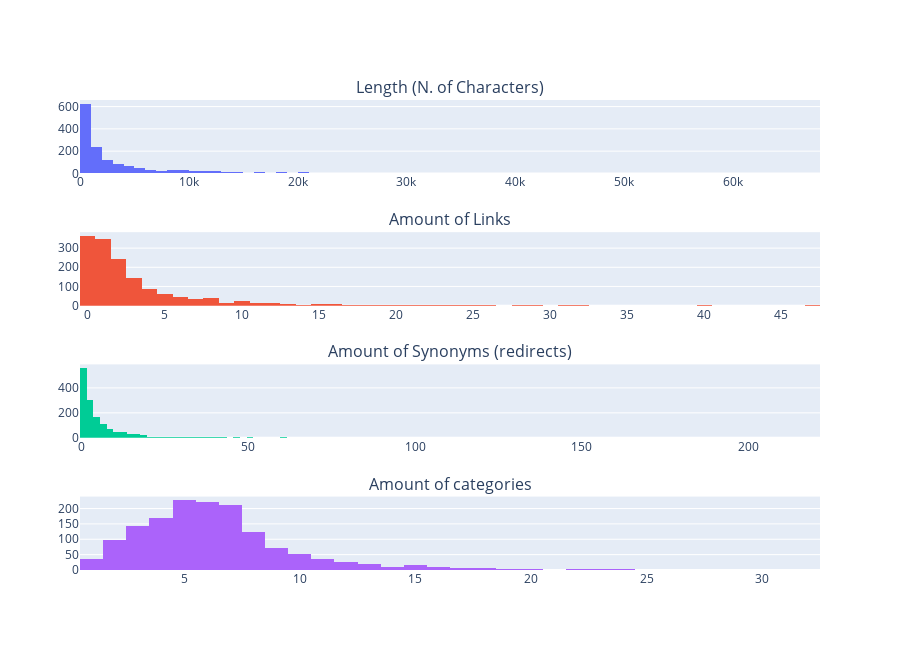

Here is the notebook cell this chart was saved with:
### Code cell
printmd("WikiPedia Dataset:")
lf.get_wiki_plots_figure()

### Figure 1 — Plotly figure (JSON) as saved in the notebook; plotly's stock layout.template omitted (floating-point values rounded to 4 significant figures; data arrays with more than 128 entries replaced by an {"elided": "..."} marker saying what was removed)
{"data": [{"hovertemplate": "Length (N. of Characters):  %{x} <br>Number of pages:  %{y}", "type": "histogram", "x": {"elided": "1502 int values"}, "xaxis": "x", "yaxis": "y"}, {"hovertemplate": "Amount of Links:  %{x} <br>Number of pages:  %{y}", "type": "histogram", "x": {"elided": "1502 int values"}, "xaxis": "x2", "yaxis": "y2"}, {"hovertemplate": "Amount of Synonyms (redirects):  %{x} <br>Number of pages:  %{y}", "type": "histogram", "x": {"elided": "1502 int values"}, "xaxis": "x3", "yaxis": "y3"}, {"hovertemplate": "Amount of categories:  %{x} <br>Number of pages:  %{y}", "type": "histogram", "x": {"elided": "1502 int values"}, "xaxis": "x4", "yaxis": "y4"}], "layout": {"annotations": [{"font": {"size": 16}, "showarrow": false, "text": "Length (N. of Characters)", "x": 0.5, "xanchor": "center", "xref": "paper", "y": 1, "yanchor": "bottom", "yref": "paper"}, {"font": {"size": 16}, "showarrow": false, "text": "Amount of Links", "x": 0.5, "xanchor": "center", "xref": "paper", "y": 0.7188, "yanchor": "bottom", "yref": "paper"}, {"font": {"size": 16}, "showarrow": false, "text": "Amount of Synonyms (redirects)", "x": 0.5, "xanchor": "center", "xref": "paper", "y": 0.4375, "yanchor": "bottom", "yref": "paper"}, {"font": {"size": 16}, "showarrow": false, "text": "Amount of categories", "x": 0.5, "xanchor": "center", "xref": "paper", "y": 0.1562, "yanchor": "bottom", "yref": "paper"}], "clickmode": "event+select", "height": 650, "showlegend": false, "xaxis": {"anchor": "y", "domain": [0, 1]}, "xaxis2": {"anchor": "y2", "domain": [0, 1]}, "xaxis3": {"anchor": "y3", "domain": [0, 1]}, "xaxis4": {"anchor": "y4", "domain": [0, 1]}, "yaxis": {"anchor": "x", "domain": [0.8438, 1]}, "yaxis2": {"anchor": "x2", "domain": [0.5625, 0.7188]}, "yaxis3": {"anchor": "x3", "domain": [0.2812, 0.4375]}, "yaxis4": {"anchor": "x4", "domain": [0, 0.1562]}}}
